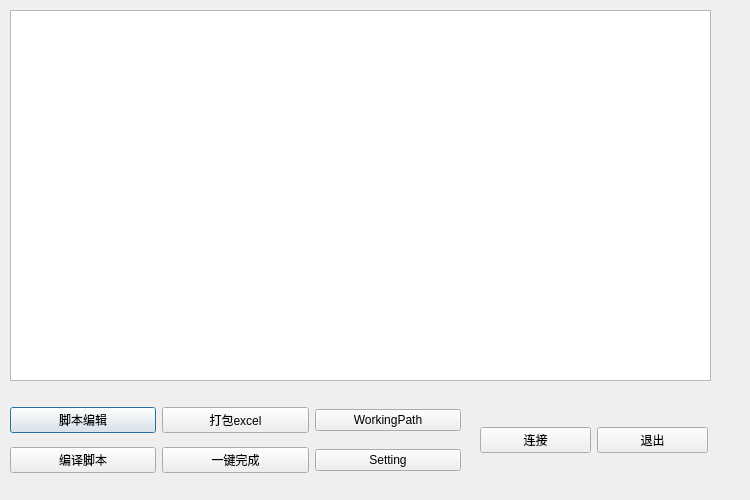
<?xml version="1.0" encoding="UTF-8"?>
<ui version="4.0">
 <class>startDialog</class>
 <widget class="QDialog" name="startDialog">
  <property name="geometry">
   <rect>
    <x>0</x>
    <y>0</y>
    <width>750</width>
    <height>500</height>
   </rect>
  </property>
  <property name="minimumSize">
   <size>
    <width>750</width>
    <height>500</height>
   </size>
  </property>
  <property name="maximumSize">
   <size>
    <width>750</width>
    <height>500</height>
   </size>
  </property>
  <property name="windowTitle">
   <string>ApolloEditor</string>
  </property>
  <property name="autoFillBackground">
   <bool>true</bool>
  </property>
  <property name="modal">
   <bool>false</bool>
  </property>
  <widget class="QWidget" name="horizontalLayoutWidget">
   <property name="geometry">
    <rect>
     <x>10</x>
     <y>400</y>
     <width>451</width>
     <height>41</height>
    </rect>
   </property>
   <layout class="QHBoxLayout" name="horizontalLayout">
    <item>
     <widget class="QPushButton" name="ScriptEdit">
      <property name="text">
       <string>脚本编辑</string>
      </property>
     </widget>
    </item>
    <item>
     <widget class="QPushButton" name="ExportExcel">
      <property name="text">
       <string>打包excel</string>
      </property>
     </widget>
    </item>
    <item>
     <widget class="QPushButton" name="WorkingPath">
      <property name="text">
       <string>WorkingPath</string>
      </property>
     </widget>
    </item>
   </layout>
  </widget>
  <widget class="QWidget" name="horizontalLayoutWidget_2">
   <property name="geometry">
    <rect>
     <x>10</x>
     <y>440</y>
     <width>451</width>
     <height>41</height>
    </rect>
   </property>
   <layout class="QHBoxLayout" name="horizontalLayout_2">
    <item>
     <widget class="QPushButton" name="Compile">
      <property name="text">
       <string>编译脚本</string>
      </property>
     </widget>
    </item>
    <item>
     <widget class="QPushButton" name="CompleteAll">
      <property name="text">
       <string>一键完成</string>
      </property>
     </widget>
    </item>
    <item>
     <widget class="QPushButton" name="Setting">
      <property name="text">
       <string>Setting</string>
      </property>
     </widget>
    </item>
   </layout>
  </widget>
  <widget class="QWidget" name="horizontalLayoutWidget_3">
   <property name="geometry">
    <rect>
     <x>480</x>
     <y>400</y>
     <width>228</width>
     <height>80</height>
    </rect>
   </property>
   <layout class="QHBoxLayout" name="horizontalLayout_3">
    <item>
     <widget class="QPushButton" name="Connect">
      <property name="text">
       <string>连接</string>
      </property>
     </widget>
    </item>
    <item>
     <widget class="QPushButton" name="Exit">
      <property name="text">
       <string>退出</string>
      </property>
     </widget>
    </item>
   </layout>
  </widget>
  <widget class="QTextEdit" name="LogText">
   <property name="geometry">
    <rect>
     <x>10</x>
     <y>10</y>
     <width>701</width>
     <height>371</height>
    </rect>
   </property>
  </widget>
 </widget>
 <resources/>
 <connections/>
</ui>
